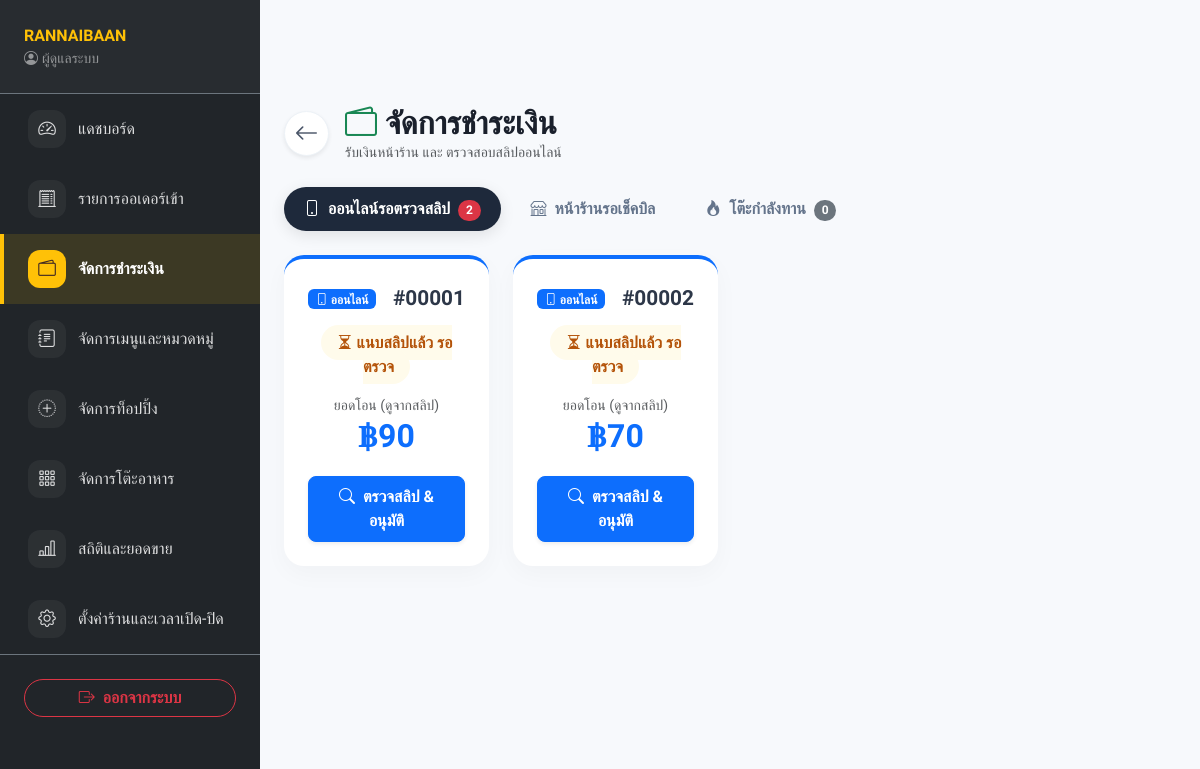
The app's page /owner/manage_payments.php (signed in) with its own data.
### tables this page shows
CREATE TABLE `owner` (
  `owner_id` int(11) NOT NULL AUTO_INCREMENT,
  `username` varchar(50) NOT NULL,
  `password` varchar(255) NOT NULL,
  `email` varchar(100) DEFAULT NULL,
  `name` varchar(100) DEFAULT NULL,
  `phone` varchar(20) DEFAULT NULL,
  `logo_url` varchar(255) DEFAULT 'default_logo.png',
  `promptpay_qr` varchar(255) DEFAULT NULL,
  `bank_info` text DEFAULT NULL,
  `restaurant_name` varchar(255) DEFAULT NULL,
  `address` text DEFAULT NULL,
  `open_time` time DEFAULT NULL,
  `close_time` time DEFAULT NULL,
  `is_shop_open` tinyint(1) DEFAULT 0,
  `is_online_open` tinyint(1) DEFAULT 0,
  `max_queue` int(11) DEFAULT 20,
  `close_reason` varchar(255) DEFAULT '',
  `created_at` datetime DEFAULT current_timestamp(),
  `last_login` datetime DEFAULT NULL,
  `is_active` tinyint(1) DEFAULT 1,
  PRIMARY KEY (`owner_id`),
  UNIQUE KEY `username` (`username`)
);

CREATE TABLE `payment` (
  `payment_id` int(11) NOT NULL AUTO_INCREMENT,
  `order_id` int(11) NOT NULL,
  `amount` decimal(10,2) NOT NULL,
  `method` varchar(50) NOT NULL,
  `status` enum('pending','completed','failed') DEFAULT 'pending',
  `transaction_ref` varchar(255) DEFAULT NULL,
  `slip_image` varchar(255) DEFAULT NULL,
  `created_at` datetime DEFAULT current_timestamp(),
  PRIMARY KEY (`payment_id`),
  KEY `order_id` (`order_id`),
  CONSTRAINT `payment_ibfk_1` FOREIGN KEY (`order_id`) REFERENCES `orders` (`order_id`) ON DELETE CASCADE
);

CREATE TABLE `orders` (
  `order_id` int(11) NOT NULL AUTO_INCREMENT,
  `customer_id` int(11) DEFAULT NULL,
  `table_id` int(11) DEFAULT NULL,
  `total_amount` decimal(10,2) DEFAULT 0.00,
  `order_date` datetime DEFAULT current_timestamp(),
  `created_at` datetime DEFAULT current_timestamp(),
  `order_status` enum('pending','cooking','ready','served','canceled') DEFAULT 'pending',
  `payment_status` enum('unpaid','paid') DEFAULT 'unpaid',
  `order_type` enum('dine_in','takeaway') DEFAULT 'dine_in',
  `online_customer_name` varchar(100) DEFAULT NULL,
  `online_customer_phone` varchar(20) DEFAULT NULL,
  `note` text DEFAULT NULL,
  PRIMARY KEY (`order_id`),
  KEY `customer_id` (`customer_id`),
  KEY `table_id` (`table_id`),
  CONSTRAINT `orders_ibfk_1` FOREIGN KEY (`customer_id`) REFERENCES `customer` (`customer_id`) ON DELETE SET NULL,
  CONSTRAINT `orders_ibfk_2` FOREIGN KEY (`table_id`) REFERENCES `restauranttable` (`table_id`) ON DELETE SET NULL
);

### owner/manage_payments.php (the view, shortened to what this page needs)
<?php
include '../includes/header_owner.php';
include '../includes/nav_owner.php';
$sql_online = "SELECT o.*, p.status AS pay_status, p.slip_image, p.transaction_ref
        FROM orders o
        JOIN payment p ON o.order_id = p.order_id
        WHERE o.payment_status = 'unpaid' AND o.order_type != 'dine_in' AND p.status = 'pending'
        ORDER BY o.created_at ASC";
$res_online = $conn->query($sql_online);
$sql_eating = "SELECT * FROM orders
        WHERE payment_status = 'unpaid' AND order_type = 'dine_in' AND order_status IN ('pending', 'cooking')
        ORDER BY created_at DESC";
$res_eating = $conn->query($sql_eating);
?>
<link rel="stylesheet" href="<?= BASE_URL ?>assets/css/owner-manage-payments.css">
<div class="main-content container-fluid text-dark pb-5 px-4 pt-4" style="margin-top: 80px;">
    <div class="d-flex justify-content-between align-items-center mb-4">
        <div class="d-flex align-items-center">
            <a href="dashboard.php" class="btn btn-white rounded-circle me-3 shadow-sm d-flex align-items-center justify-content-center" style="width: 45px; height: 45px; border: 1px solid #edf2f7; background: #ffffff; color: #4a5568;">
                <i class="bi bi-arrow-left fs-4"></i>
            </a>
            <div>
                <h2 class="fw-bold mb-0" style="color: #1a202c;"><i class="bi bi-wallet2 text-success me-2"></i>จัดการชำระเงิน</h2>
                <p class="text-muted small mb-0">รับเงินหน้าร้าน และ ตรวจสอบสลิปออนไลน์</p>
            </div>
        </div>
    </div>
    <ul class="nav nav-pills mb-4" id="pills-tab" role="tablist">
        <li class="nav-item" role="presentation">
            <button class="nav-link active" id="pills-online-tab" data-bs-toggle="pill" data-bs-target="#pills-online" type="button" role="tab">
                <i class="bi bi-phone me-1"></i> ออนไลน์รอตรวจสลิป
                <?php if($res_online && $res_online->num_rows > 0) echo "<span class='badge bg-danger rounded-pill ms-1'>{$res_online->num_rows}</span>"; ?>
            </button>
        </li>
        <li class="nav-item" role="presentation">
            <button class="nav-link" id="pills-served-tab" data-bs-toggle="pill" data-bs-target="#pills-served" type="button" role="tab">
                <i class="bi bi-shop me-1"></i> หน้าร้านรอเช็คบิล
            </button>
        </li>
        <li class="nav-item" role="presentation">
            <button class="nav-link" id="pills-eating-tab" data-bs-toggle="pill" data-bs-target="#pills-eating" type="button" role="tab">
                <i class="bi bi-fire me-1"></i> โต๊ะกำลังทาน
                <span class='badge bg-secondary rounded-pill ms-1'><?php echo ($res_eating ? $res_eating->num_rows : 0); ?></span>
            </button>
        </li>
    </ul>
    <div class="tab-content" id="pills-tabContent">
        <div class="tab-pane fade show active" id="pills-online" role="tabpanel">
            <div class="row g-4">
                <?php if($res_online && $res_online->num_rows > 0): while($row = $res_online->fetch_assoc()): ?>
                <div class="col-md-6 col-lg-4 col-xl-3">
                    <div class="soft-card h-100 border-top border-4 border-primary">
                        <div class="card-body p-4 text-center d-flex flex-column justify-content-between">
                            <div>
                                <div class="d-flex justify-content-between align-items-center mb-2">
                                    <span class="badge bg-primary"><i class="bi bi-phone"></i> ออนไลน์</span>
                                    <div class="order-id">#<?php echo str_pad($row['order_id'], 5, '0', STR_PAD_LEFT);?></div>
                                </div>
                                <div class="mb-3 mt-3"><span class="badge-soft-warning"><i class="bi bi-hourglass-split"></i> แนบสลิปแล้ว รอตรวจ</span></div>
                                <p class="text-muted small mb-1">ยอดโอน (ดูจากสลิป)</p>
                                <div class="total-price mb-4 text-primary">฿<?php echo number_format($row['total_amount'], 0);?></div>
                            </div>
                            <button class="btn btn-primary w-100 rounded-3 py-2 fw-bold shadow-sm" data-bs-toggle="modal" data-bs-target="#payModal<?php echo $row['order_id'];?>">
                                <i class="bi bi-search me-1"></i> ตรวจสลิป & อนุมัติ
                            </button>
                        </div>
                    </div>
                </div>
                <?php endwhile; else: ?>
                    <div class="col-12 text-center py-5"><h5 class="text-muted"><i class="bi bi-check-circle"></i> ไม่มีสลิปออนไลน์รอตรวจ</h5></div>
                <?php endif;?>
            </div>
        </div>
    </div>
</div>
<?php include '../includes/footer_owner.php';?>

### includes/nav_owner.php (shortened to what this page needs)
<?php
$current_page = basename($_SERVER['PHP_SELF']);
$owner_name = "ผู้ดูแลระบบ";
$restaurant_name = "Owner System";
if (isset($_SESSION['owner_id'])) {
    $o_id = $_SESSION['owner_id'];
    $stmt = $conn->prepare("SELECT name, restaurant_name FROM owner WHERE owner_id = ?");
    $stmt->bind_param("i", $o_id);
    $stmt->execute();
    $result = $stmt->get_result();
    if ($result->num_rows > 0) {
        $o_info = $result->fetch_assoc();
        $owner_name = !empty($o_info['name']) ? $o_info['name'] : "ผู้ดูแลระบบ";
        $restaurant_name = !empty($o_info['restaurant_name']) ? $o_info['restaurant_name'] : "Owner System";
    }
}
$owner_nav_items = [
    ['page' => 'dashboard.php',        'icon' => 'bi-speedometer2',      'label' => 'แดชบอร์ด'],
    ['page' => 'manage_orders.php',    'icon' => 'bi-receipt-cutoff',    'label' => 'รายการออเดอร์เข้า'],
    ['page' => 'manage_payments.php',  'icon' => 'bi-wallet2',           'label' => 'จัดการชำระเงิน'],
    ['page' => 'manage_menu.php',      'icon' => 'bi-journal-text',      'label' => 'จัดการเมนูและหมวดหมู่'],
    ['page' => 'manage_toppings.php',  'icon' => 'bi-plus-circle-dotted','label' => 'จัดการท็อปปิ้ง'],
    ['page' => 'manage_tables.php',    'icon' => 'bi-grid-3x3-gap',      'label' => 'จัดการโต๊ะอาหาร'],
    ['page' => 'reports.php',          'icon' => 'bi-bar-chart-line',    'label' => 'สถิติและยอดขาย'],
    ['page' => 'settings.php',         'icon' => 'bi-gear',              'label' => 'ตั้งค่าร้านและเวลาเปิด-ปิด'],
];
?>
<div class="owner-shell d-flex">
  <div class="offcanvas-lg offcanvas-start owner-sidebar bg-dark text-white" tabindex="-1" id="ownerSidebar">
    <div class="offcanvas-body p-0 d-flex flex-column">
      <div class="owner-sidebar-brand d-none d-lg-block px-4 py-4 border-bottom border-secondary">
        <div class="fw-bold text-warning text-truncate"><?= htmlspecialchars($restaurant_name) ?></div>
        <div class="small text-white-50 text-truncate"><i class="bi bi-person-circle me-1"></i><?= htmlspecialchars($owner_name) ?></div>
      </div>
      <ul class="nav flex-column flex-grow-1 mt-2 mt-lg-0">
        <?php foreach ($owner_nav_items as $item): ?>
        <li class="nav-item">
          <a class="owner-nav-link nav-link text-white py-3 px-4 <?= ($current_page == $item['page']) ? 'active' : ''; ?>" href="../owner/<?= $item['page'] ?>">
            <span class="owner-nav-icon"><i class="bi <?= $item['icon'] ?>"></i></span>
            <span><?= $item['label'] ?></span>
          </a>
        </li>
        <?php endforeach; ?>
      </ul>
      <div class="p-4 border-top border-secondary">
        <a href="../logout.php" class="btn btn-outline-danger w-100 rounded-pill fw-bold" onclick="return confirm('ยืนยันออกจากระบบ?')">
            <i class="bi bi-box-arrow-right me-2"></i>ออกจากระบบ
        </a>
      </div>
    </div>
  </div>
  <div class="owner-main flex-grow-1">

### assets/css/owner.css (style rules this page uses)
:root { --bg-body: #fdfaf5; --primary-brown: #795548; --dark-brown: #3e2723; --accent-soft: #d7ccc8; }
body { font-family: 'Sarabun', sans-serif; background-color: var(--bg-body); color: var(--dark-brown); }
h1, h2, h3, h4, h5, .font-mitr { font-family: 'Mitr', sans-serif; }
.owner-shell { align-items: stretch; min-height: 100vh; }
.owner-sidebar { width: 280px; }
@media (min-width: 992px) { .owner-sidebar { width: 260px; flex-shrink: 0; } }
.owner-main { min-width: 0; }
.owner-sidebar-brand { background-color: rgba(255, 255, 255, 0.03); }
.owner-nav-link { display: flex; align-items: center; gap: 12px; border-left: 4px solid transparent; opacity: 0.85; transition: 0.2s; }
.owner-nav-link.active { opacity: 1; background-color: rgba(255, 193, 7, 0.12); border-left-color: #ffc107; color: #fff; font-weight: bold; }
.owner-nav-icon { display: inline-flex; align-items: center; justify-content: center; width: 38px; height: 38px; min-width: 38px; border-radius: 12px; background-color: rgba(255, 255, 255, 0.06); font-size: 1.1rem; transition: 0.2s; }
.owner-nav-link.active .owner-nav-icon { background-color: #ffc107; color: #3e2723; }

### assets/css/owner-manage-payments.css (style rules this page uses)
body,.main-content { background-color: #f7f9fc; font-family: 'Sarabun', sans-serif; min-height: 100vh; }
.soft-card { background: #ffffff; border-radius: 20px; border: none; box-shadow: 0 8px 25px rgba(0, 0, 0, 0.03); transition: 0.3s; }
.badge-soft-warning { background-color: #fffbeb; color: #b45309; padding: 8px 16px; border-radius: 50px; font-weight: bold; }
.order-id { font-size: 1.3rem; font-weight: 800; color: #2d3748; }
.total-price { font-size: 2rem; font-weight: 800; color: #059669; line-height: 1; }
.nav-pills .nav-link { color: #64748b; font-weight: bold; border-radius: 50px; padding: 10px 20px; margin-right: 10px; transition: 0.3s; }
.nav-pills .nav-link.active { background-color: #1e293b; color: white; box-shadow: 0 4px 15px rgba(0,0,0,0.1); }

### records on screen
owner: restaurant_name "RANNAIBAAN", name "ผู้ดูแลระบบ"
payment: order.order_id "00001", order.total_amount "90"
payment: order.order_id "00002", order.total_amount "70"

### other values on screen
$item['label'] "แดชบอร์ด"
$item['label'] "รายการออเดอร์เข้า"
$item['label'] "จัดการชำระเงิน"
$item['label'] "จัดการเมนูและหมวดหมู่"
$item['label'] "จัดการท็อปปิ้ง"
$item['label'] "จัดการโต๊ะอาหาร"
$item['label'] "สถิติและยอดขาย"
$item['label'] "ตั้งค่าร้านและเวลาเปิด-ปิด"
$res_online->num_rows "2"
$res_eating->num_rows "0"
